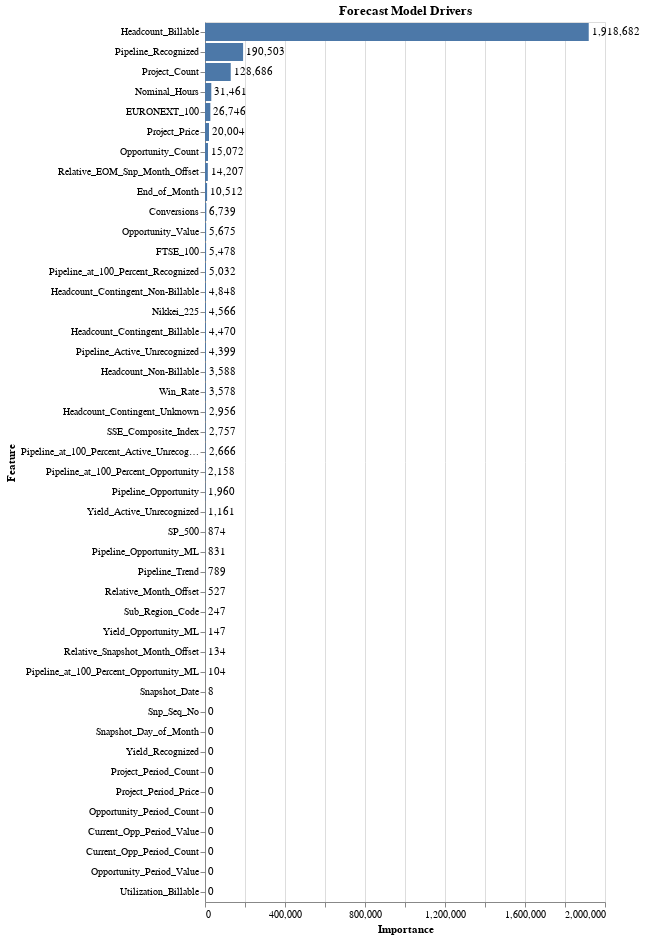

Notebook cell for this chart:
### Code cell
# Print feature importance

import altair as alt

alt.data_transformers.disable_max_rows()

# alt.themes.enable('fivethirtyeight') #default, latimes, ggplot2, fivethirtyeight, urbaninstitute

theme = alt.themes.enable("latimes")
theme.fontsize = 14

imp_chart = alt.Chart(source).mark_bar()

try:
    source = feature_imp_dict
    # display(source)
    title = "Forecast Model Drivers"
    fontsize = 12
    height = 600
    width = 600
    bars = (
        alt.Chart(source)
        .mark_bar()
        .encode(x="Importance:Q", y=alt.Y("Feature:O", sort="-x"))
    )  # fontSize=fontsize
    text = bars.mark_text(align="left", baseline="middle", dx=3).encode(
        text=alt.Text("Importance:Q", format=",.0f")
    )  #    fontSize=fontsiz
    imp_chart = (bars + text).properties(title=title)
    imp_chart.save(output_data_path + 'feature_importance_chart.html') # for png, scale_factor=2.0)
except NameError as error:   # TS : added if condition - 2021-05-17
    print(error)
except Exception as error:
    print(error)
    log_error("{} {}".format(notebook, error)) #log error in sentry
    #raise dbutils.notebook.exit(error) #raise the exception
    raise error #raise the exception

imp_chart

### Figure 1 — Vega-Lite specification as saved in the notebook (floating-point values rounded to 4 significant figures)
{"usermeta": {"embedOptions": {"theme": "latimes"}}, "config": {"view": {"continuousWidth": 400, "continuousHeight": 300}}, "layer": [{"mark": "bar", "encoding": {"x": {"type": "quantitative", "field": "Importance"}, "y": {"type": "ordinal", "field": "Feature", "sort": "-x"}}}, {"mark": {"type": "text", "align": "left", "baseline": "middle", "dx": 3}, "encoding": {"text": {"type": "quantitative", "field": "Importance", "format": ",.0f"}, "x": {"type": "quantitative", "field": "Importance"}, "y": {"type": "ordinal", "field": "Feature", "sort": "-x"}}}], "data": {"name": "data-e86ec272da167b59799bb67b9af91fb6"}, "title": "Forecast Model Drivers", "$schema": "https://vega.github.io/schema/vega-lite/v4.8.1.json", "datasets": {"data-e86ec272da167b59799bb67b9af91fb6": [{"Feature": "Headcount_Billable", "Importance": 1919000.0}, {"Feature": "Pipeline_Recognized", "Importance": 190500.0}, {"Feature": "Project_Count", "Importance": 128700.0}, {"Feature": "Nominal_Hours", "Importance": 31460.0}, {"Feature": "EURONEXT_100", "Importance": 26750.0}, {"Feature": "Project_Price", "Importance": 20000.0}, {"Feature": "Opportunity_Count", "Importance": 15070.0}, {"Feature": "Relative_EOM_Snp_Month_Offset", "Importance": 14210.0}, {"Feature": "End_of_Month", "Importance": 10510.0}, {"Feature": "Conversions", "Importance": 6739.0}, {"Feature": "Opportunity_Value", "Importance": 5675.0}, {"Feature": "FTSE_100", "Importance": 5478.0}, {"Feature": "Pipeline_at_100_Percent_Recognized", "Importance": 5032.0}, {"Feature": "Headcount_Contingent_Non-Billable", "Importance": 4848.0}, {"Feature": "Nikkei_225", "Importance": 4566.0}, {"Feature": "Headcount_Contingent_Billable", "Importance": 4470.0}, {"Feature": "Pipeline_Active_Unrecognized", "Importance": 4399.0}, {"Feature": "Headcount_Non-Billable", "Importance": 3588.0}, {"Feature": "Win_Rate", "Importance": 3578.0}, {"Feature": "Headcount_Contingent_Unknown", "Importance": 2956.0}, {"Feature": "SSE_Composite_Index", "Importance": 2757.0}, {"Feature": "Pipeline_at_100_Percent_Active_Unrecognized", "Importance": 2666.0}, {"Feature": "Pipeline_at_100_Percent_Opportunity", "Importance": 2158.0}, {"Feature": "Pipeline_Opportunity", "Importance": 1960.0}, {"Feature": "Yield_Active_Unrecognized", "Importance": 1161.0}, {"Feature": "SP_500", "Importance": 874.5}, {"Feature": "Pipeline_Opportunity_ML", "Importance": 831.1}, {"Feature": "Pipeline_Trend", "Importance": 788.5}, {"Feature": "Relative_Month_Offset", "Importance": 527.3}, {"Feature": "Sub_Region_Code", "Importance": 247.5}, {"Feature": "Yield_Opportunity_ML", "Importance": 146.8}, {"Feature": "Relative_Snapshot_Month_Offset", "Importance": 133.9}, {"Feature": "Pipeline_at_100_Percent_Opportunity_ML", "Importance": 104.4}, {"Feature": "Snapshot_Date", "Importance": 8.412}, {"Feature": "Snp_Seq_No", "Importance": 0.0}, {"Feature": "Snapshot_Day_of_Month", "Importance": 0.0}, {"Feature": "Yield_Recognized", "Importance": 0.0}, {"Feature": "Project_Period_Count", "Importance": 0.0}, {"Feature": "Project_Period_Price", "Importance": 0.0}, {"Feature": "Opportunity_Period_Count", "Importance": 0.0}, {"Feature": "Current_Opp_Period_Value", "Importance": 0.0}, {"Feature": "Current_Opp_Period_Count", "Importance": 0.0}, {"Feature": "Opportunity_Period_Value", "Importance": 0.0}, {"Feature": "Utilization_Billable", "Importance": 0.0}]}}
